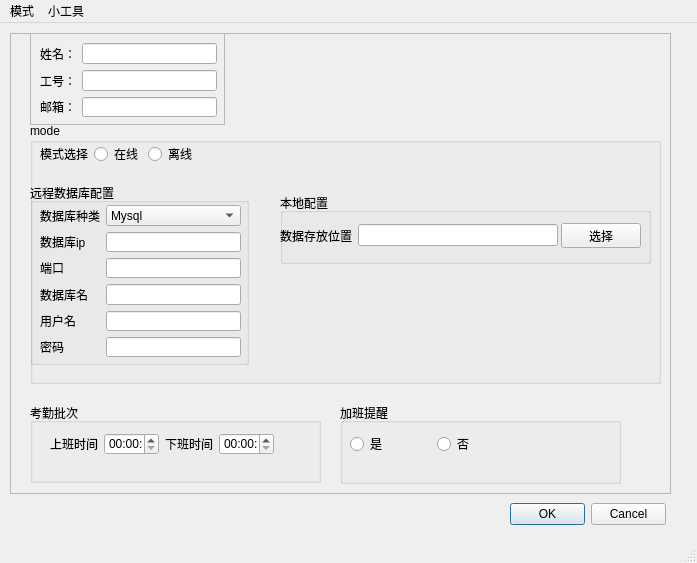
<?xml version="1.0" encoding="UTF-8"?>
<ui version="4.0">
 <class>MainWindow</class>
 <widget class="QMainWindow" name="MainWindow">
  <property name="geometry">
   <rect>
    <x>0</x>
    <y>0</y>
    <width>697</width>
    <height>563</height>
   </rect>
  </property>
  <property name="sizePolicy">
   <sizepolicy hsizetype="Preferred" vsizetype="Preferred">
    <horstretch>2</horstretch>
    <verstretch>0</verstretch>
   </sizepolicy>
  </property>
  <property name="windowTitle">
   <string>MainWindow</string>
  </property>
  <widget class="QWidget" name="centralwidget">
   <widget class="QFrame" name="office_config">
    <property name="geometry">
     <rect>
      <x>10</x>
      <y>10</y>
      <width>661</width>
      <height>461</height>
     </rect>
    </property>
    <property name="frameShape">
     <enum>QFrame::StyledPanel</enum>
    </property>
    <property name="frameShadow">
     <enum>QFrame::Raised</enum>
    </property>
    <widget class="QGroupBox" name="attendance">
     <property name="geometry">
      <rect>
       <x>20</x>
       <y>370</y>
       <width>291</width>
       <height>80</height>
      </rect>
     </property>
     <property name="title">
      <string>考勤批次</string>
     </property>
     <widget class="QWidget" name="">
      <property name="geometry">
       <rect>
        <x>20</x>
        <y>30</y>
        <width>224</width>
        <height>22</height>
       </rect>
      </property>
      <layout class="QHBoxLayout" name="horizontalLayout_2">
       <item>
        <widget class="QLabel" name="label_5">
         <property name="text">
          <string>上班时间</string>
         </property>
        </widget>
       </item>
       <item>
        <widget class="QTimeEdit" name="timeEdit"/>
       </item>
       <item>
        <widget class="QLabel" name="label_13">
         <property name="text">
          <string>下班时间</string>
         </property>
        </widget>
       </item>
       <item>
        <widget class="QTimeEdit" name="timeEdit_2"/>
       </item>
      </layout>
     </widget>
    </widget>
    <widget class="QGroupBox" name="data_store">
     <property name="geometry">
      <rect>
       <x>20</x>
       <y>90</y>
       <width>631</width>
       <height>261</height>
      </rect>
     </property>
     <property name="title">
      <string>mode</string>
     </property>
     <widget class="QGroupBox" name="offline_config">
      <property name="geometry">
       <rect>
        <x>250</x>
        <y>70</y>
        <width>371</width>
        <height>71</height>
       </rect>
      </property>
      <property name="title">
       <string>本地配置</string>
      </property>
      <widget class="QWidget" name="">
       <property name="geometry">
        <rect>
         <x>0</x>
         <y>30</y>
         <width>361</width>
         <height>25</height>
        </rect>
       </property>
       <layout class="QHBoxLayout" name="horizontalLayout_3">
        <item>
         <widget class="QLabel" name="label_6">
          <property name="text">
           <string>数据存放位置</string>
          </property>
         </widget>
        </item>
        <item>
         <widget class="QLineEdit" name="lineEdit">
          <property name="minimumSize">
           <size>
            <width>200</width>
            <height>0</height>
           </size>
          </property>
          <property name="styleSheet">
           <string notr="true">QLineEdit{
border-top-width:0px;
border-left-width:0px;
border-right-width:0px;
}</string>
          </property>
         </widget>
        </item>
        <item>
         <widget class="QPushButton" name="data_dir">
          <property name="text">
           <string>选择</string>
          </property>
         </widget>
        </item>
       </layout>
      </widget>
     </widget>
     <widget class="QGroupBox" name="online_config">
      <property name="geometry">
       <rect>
        <x>0</x>
        <y>60</y>
        <width>219</width>
        <height>182</height>
       </rect>
      </property>
      <property name="title">
       <string>远程数据库配置</string>
      </property>
      <widget class="QWidget" name="">
       <property name="geometry">
        <rect>
         <x>10</x>
         <y>22</y>
         <width>201</width>
         <height>152</height>
        </rect>
       </property>
       <layout class="QGridLayout" name="gridLayout_2">
        <item row="0" column="0">
         <widget class="QLabel" name="label_7">
          <property name="text">
           <string>数据库种类</string>
          </property>
         </widget>
        </item>
        <item row="0" column="1">
         <widget class="QComboBox" name="comboBox">
          <item>
           <property name="text">
            <string>Mysql</string>
           </property>
          </item>
          <item>
           <property name="text">
            <string>Mariadb</string>
           </property>
          </item>
         </widget>
        </item>
        <item row="1" column="0">
         <widget class="QLabel" name="label_8">
          <property name="text">
           <string>数据库ip</string>
          </property>
         </widget>
        </item>
        <item row="1" column="1">
         <widget class="QLineEdit" name="lineEdit_2"/>
        </item>
        <item row="2" column="0">
         <widget class="QLabel" name="label_9">
          <property name="text">
           <string>端口</string>
          </property>
         </widget>
        </item>
        <item row="2" column="1">
         <widget class="QLineEdit" name="lineEdit_3"/>
        </item>
        <item row="3" column="0">
         <widget class="QLabel" name="label_10">
          <property name="text">
           <string>数据库名</string>
          </property>
         </widget>
        </item>
        <item row="3" column="1">
         <widget class="QLineEdit" name="lineEdit_4"/>
        </item>
        <item row="4" column="0">
         <widget class="QLabel" name="label_11">
          <property name="text">
           <string>用户名</string>
          </property>
         </widget>
        </item>
        <item row="4" column="1">
         <widget class="QLineEdit" name="lineEdit_5"/>
        </item>
        <item row="5" column="0">
         <widget class="QLabel" name="label_12">
          <property name="text">
           <string>密码</string>
          </property>
         </widget>
        </item>
        <item row="5" column="1">
         <widget class="QLineEdit" name="lineEdit_6"/>
        </item>
       </layout>
      </widget>
     </widget>
     <widget class="QWidget" name="">
      <property name="geometry">
       <rect>
        <x>10</x>
        <y>22</y>
        <width>156</width>
        <height>18</height>
       </rect>
      </property>
      <layout class="QHBoxLayout" name="horizontalLayout">
       <item>
        <widget class="QLabel" name="label_4">
         <property name="text">
          <string>模式选择</string>
         </property>
        </widget>
       </item>
       <item>
        <widget class="QRadioButton" name="online">
         <property name="sizePolicy">
          <sizepolicy hsizetype="Minimum" vsizetype="Fixed">
           <horstretch>0</horstretch>
           <verstretch>0</verstretch>
          </sizepolicy>
         </property>
         <property name="text">
          <string>在线</string>
         </property>
        </widget>
       </item>
       <item>
        <widget class="QRadioButton" name="offline">
         <property name="sizePolicy">
          <sizepolicy hsizetype="Minimum" vsizetype="Fixed">
           <horstretch>0</horstretch>
           <verstretch>0</verstretch>
          </sizepolicy>
         </property>
         <property name="text">
          <string>离线</string>
         </property>
        </widget>
       </item>
      </layout>
     </widget>
    </widget>
    <widget class="QFrame" name="user_info">
     <property name="geometry">
      <rect>
       <x>20</x>
       <y>0</y>
       <width>195</width>
       <height>92</height>
      </rect>
     </property>
     <property name="frameShape">
      <enum>QFrame::StyledPanel</enum>
     </property>
     <property name="frameShadow">
      <enum>QFrame::Raised</enum>
     </property>
     <widget class="QWidget" name="">
      <property name="geometry">
       <rect>
        <x>10</x>
        <y>10</y>
        <width>177</width>
        <height>74</height>
       </rect>
      </property>
      <layout class="QGridLayout" name="gridLayout">
       <item row="0" column="0">
        <widget class="QLabel" name="label">
         <property name="text">
          <string>姓名：</string>
         </property>
        </widget>
       </item>
       <item row="0" column="1">
        <widget class="QLineEdit" name="user_name">
         <property name="enabled">
          <bool>true</bool>
         </property>
         <property name="acceptDrops">
          <bool>false</bool>
         </property>
         <property name="styleSheet">
          <string notr="true">border-top-width:0px;
border-left-width:0px;
border-right-width:0px;</string>
         </property>
         <property name="text">
          <string/>
         </property>
         <property name="readOnly">
          <bool>false</bool>
         </property>
        </widget>
       </item>
       <item row="1" column="0">
        <widget class="QLabel" name="label_2">
         <property name="text">
          <string>工号：</string>
         </property>
        </widget>
       </item>
       <item row="1" column="1">
        <widget class="QLineEdit" name="job_number">
         <property name="text">
          <string/>
         </property>
        </widget>
       </item>
       <item row="2" column="0">
        <widget class="QLabel" name="label_3">
         <property name="text">
          <string>邮箱：</string>
         </property>
        </widget>
       </item>
       <item row="2" column="1">
        <widget class="QLineEdit" name="email"/>
       </item>
      </layout>
     </widget>
    </widget>
    <widget class="QGroupBox" name="groupBox">
     <property name="geometry">
      <rect>
       <x>330</x>
       <y>370</y>
       <width>281</width>
       <height>81</height>
      </rect>
     </property>
     <property name="title">
      <string>加班提醒</string>
     </property>
     <widget class="QWidget" name="">
      <property name="geometry">
       <rect>
        <x>10</x>
        <y>30</y>
        <width>124</width>
        <height>22</height>
       </rect>
      </property>
      <layout class="QHBoxLayout" name="horizontalLayout_4">
       <item>
        <widget class="QRadioButton" name="radioButton">
         <property name="text">
          <string>是</string>
         </property>
        </widget>
       </item>
       <item>
        <spacer name="horizontalSpacer">
         <property name="orientation">
          <enum>Qt::Horizontal</enum>
         </property>
         <property name="sizeHint" stdset="0">
          <size>
           <width>100</width>
           <height>20</height>
          </size>
         </property>
        </spacer>
       </item>
       <item>
        <widget class="QRadioButton" name="radioButton_2">
         <property name="text">
          <string>否</string>
         </property>
        </widget>
       </item>
      </layout>
     </widget>
    </widget>
   </widget>
   <widget class="QDialogButtonBox" name="buttonBox">
    <property name="geometry">
     <rect>
      <x>510</x>
      <y>480</y>
      <width>156</width>
      <height>23</height>
     </rect>
    </property>
    <property name="standardButtons">
     <set>QDialogButtonBox::Cancel|QDialogButtonBox::Ok</set>
    </property>
   </widget>
  </widget>
  <widget class="QMenuBar" name="menubar">
   <property name="geometry">
    <rect>
     <x>0</x>
     <y>0</y>
     <width>697</width>
     <height>23</height>
    </rect>
   </property>
   <widget class="QMenu" name="menu">
    <property name="title">
     <string>模式</string>
    </property>
    <addaction name="personal"/>
    <addaction name="office"/>
   </widget>
   <widget class="QMenu" name="menu_2">
    <property name="title">
     <string>小工具</string>
    </property>
    <addaction name="record"/>
    <addaction name="auto_on_off"/>
    <addaction name="alarm"/>
   </widget>
   <addaction name="menu"/>
   <addaction name="menu_2"/>
  </widget>
  <widget class="QStatusBar" name="statusbar"/>
  <action name="personal">
   <property name="text">
    <string>个人</string>
   </property>
  </action>
  <action name="office">
   <property name="text">
    <string>办公</string>
   </property>
  </action>
  <action name="record">
   <property name="text">
    <string>按键精灵</string>
   </property>
  </action>
  <action name="auto_on_off">
   <property name="text">
    <string>定时开关机</string>
   </property>
  </action>
  <action name="alarm">
   <property name="text">
    <string>闹钟</string>
   </property>
  </action>
 </widget>
 <resources/>
 <connections/>
</ui>
